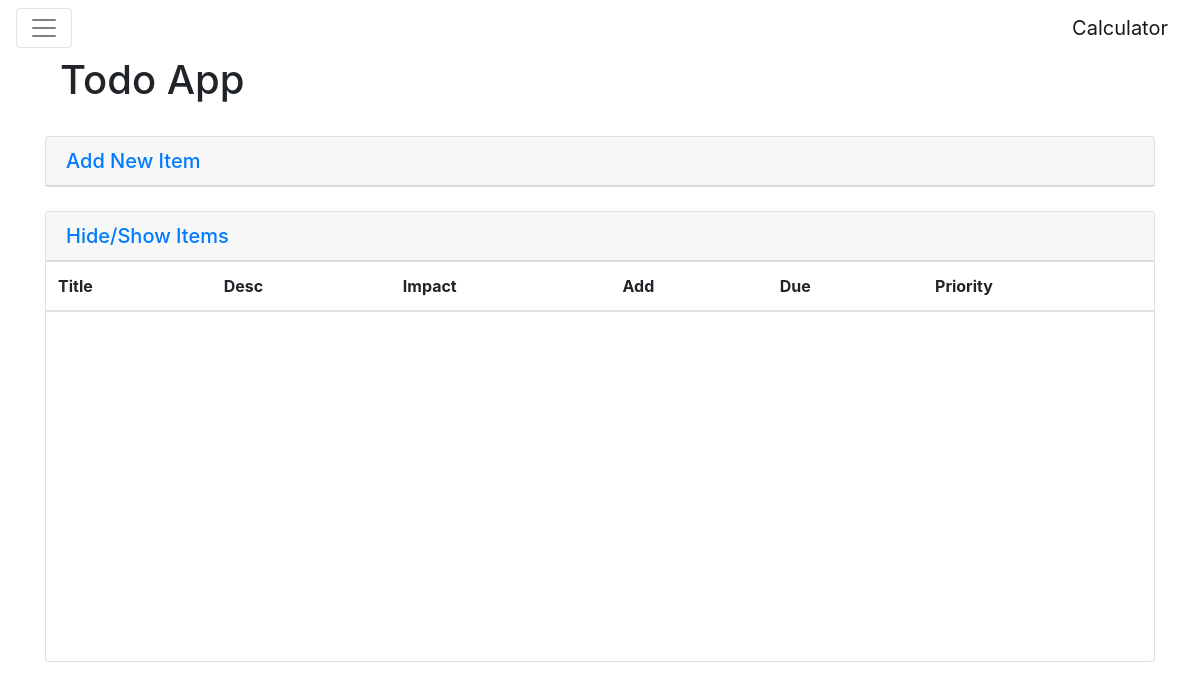
The page /todo/ on the database as committed earlier.
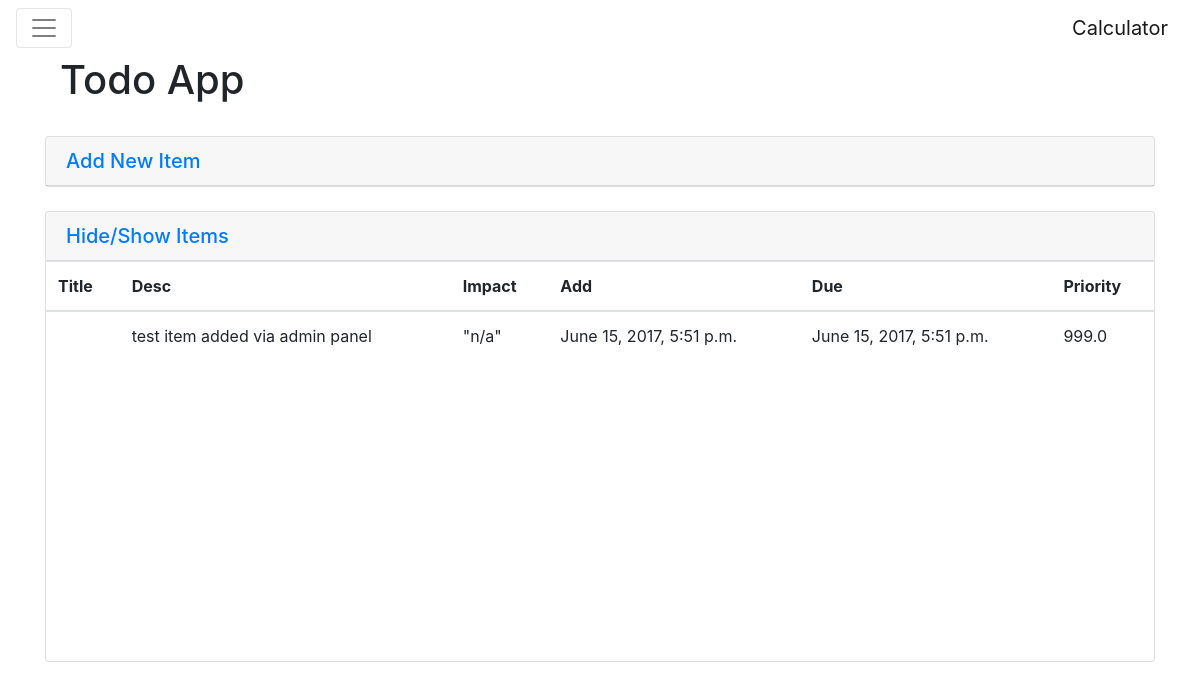
The same page on the database as committed later.
### todo/models.py (models this page shows, shortened)
class Item(models.Model):
    title_text = models.CharField(max_length=200, default="")
    desc_text = models.TextField()
    impact_text = models.TextField()
    add_date = models.DateTimeField('date added')
    due_date = models.DateTimeField('complete by')
    priority = models.FloatField()
    complete = models.BooleanField(default=False)

### todo/views.py (the view)
class IndexView(generic.ListView):
    template_name = 'todo/index.html'
    context_object_name = 'item_list'
    def get_queryset(self):
        return Item.objects.order_by('-priority')

### todo/templates/todo/index.html (shortened to what this page needs)
{% extends "todo/base.html" %}
{% block content %}
<div id="content">
  <div class="container">
    <div class="col-12 col-sm-6">
     <span class="hidden-sm-down not-visible"><h1>Todo App</h1></span>
    </div>
    <br>
    <div class="row">
      <div id="accordion" role="tablist" aria-multiselectable="true" class = "col-md-12">
        <div class="card">
          <div class="card-header" role="tab" id="headingOne">
            <h5 class="mb-0">
              <a data-toggle="collapse" data-parent="#accordion" href="#collapseOne" aria-expanded="true" aria-controls="collapseOne">
                Add New Item
              </a>
            </h5>
          </div>
        </div>
      </div>
    </div>
    <br>
    <div class="row">
      <div id="accordion" role="tablist" aria-multiselectable="true" class = "col-md-12">
        <div class="card">
          <div class="card-header" role="tab" id="headingOne">
            <h5 class="mb-0">
              <a data-toggle="collapse" data-parent="#accordion" href="#collapseList" aria-expanded="true" aria-controls="collapseOne">
                Hide/Show Items
              </a>
            </h5>
          </div>
          <div id="collapseList" class="collapse show" role="tabpanel" aria-labelledby="headingOne">
            <div class="card-block set_scroll">
              <table class="table">
                <thead>
                    <th>Title</th>
                    <th>Desc</th>
                    <th>Impact</th>
                    <th>Add</th>
                    <th>Due</th>
                    <th>Priority</th>
                </thead>
                <tbody>
                  {% for item in item_list %}
                  <tr>
                      <td>{{item.title_text}}</td>
                      <td>{{item.desc_text}}</td>
                      <td>{{item.impact_text}}</td>
                      <td>{{item.add_date}}</td>
                      <td>{{item.due_date}}</td>
                      <td>{{item.priority}}</td>
                  </tr>
                  {% endfor %}
                </tbody>
              </table>
            </div>
          </div>
        </div>
      </div>
    </div>
  </div>
</div>
{% endblock %}

### todo/templates/todo/base.html (shortened to what this page needs)
{% load static %}
<!DOCTYPE HTML>
<html lang = "en">
<head>
  <link rel="stylesheet" href="https://maxcdn.bootstrapcdn.com/bootstrap/4.0.0-alpha.6/css/bootstrap.min.css">
</head>
<body class="body">
  <section id="header">
    <div id="header">
      <nav class="navbar navbar-toggleable-md navbar-light bg-faded">
        <button class="navbar-toggler navbar-toggler-right" type="button" data-toggle="collapse" data-target="#navbarSupportedContent" aria-controls="navbarSupportedContent" aria-expanded="false" aria-label="Toggle navigation">
          <span class="navbar-toggler-icon"></span>
        </button>
        <a class="navbar-brand" href="/calc">Calculator</a>
      </nav>
    </div>
  </section>
  <section id="content">
    {% block content %}
    {% endblock %}
  </section>
</body>
</html>

### todo/templates/todo/base.html (style rules this page uses)
.set_scroll { height:400px; overflow-y: scroll; }

Rows that differ between the two databases and show on the page:
added Item: desc_text "test item added via admin panel", impact_text "\"n/a\"", add_date "June 15, 2017, 5:51 p.m.", due_date "June 15, 2017, 5:51 p.m.", priority "999.0"
